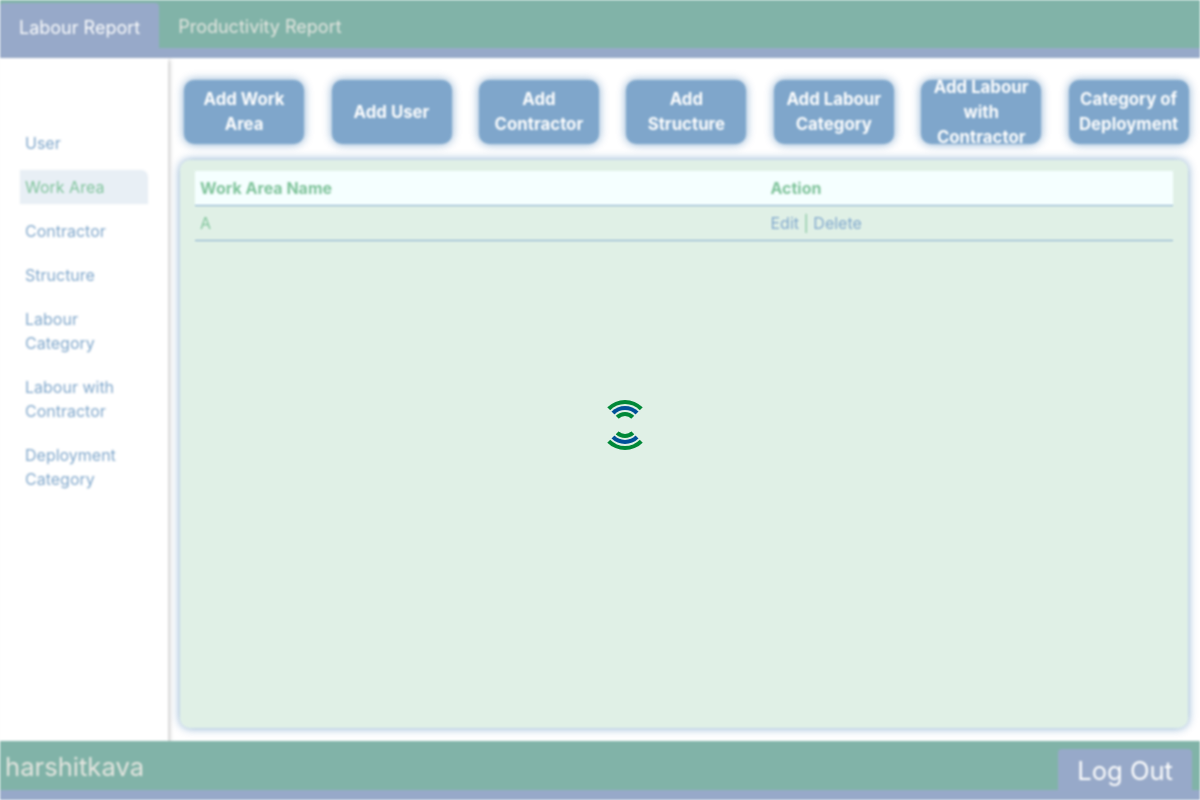
Page /ShowWorkArea/ (signed in) on the earlier database version.
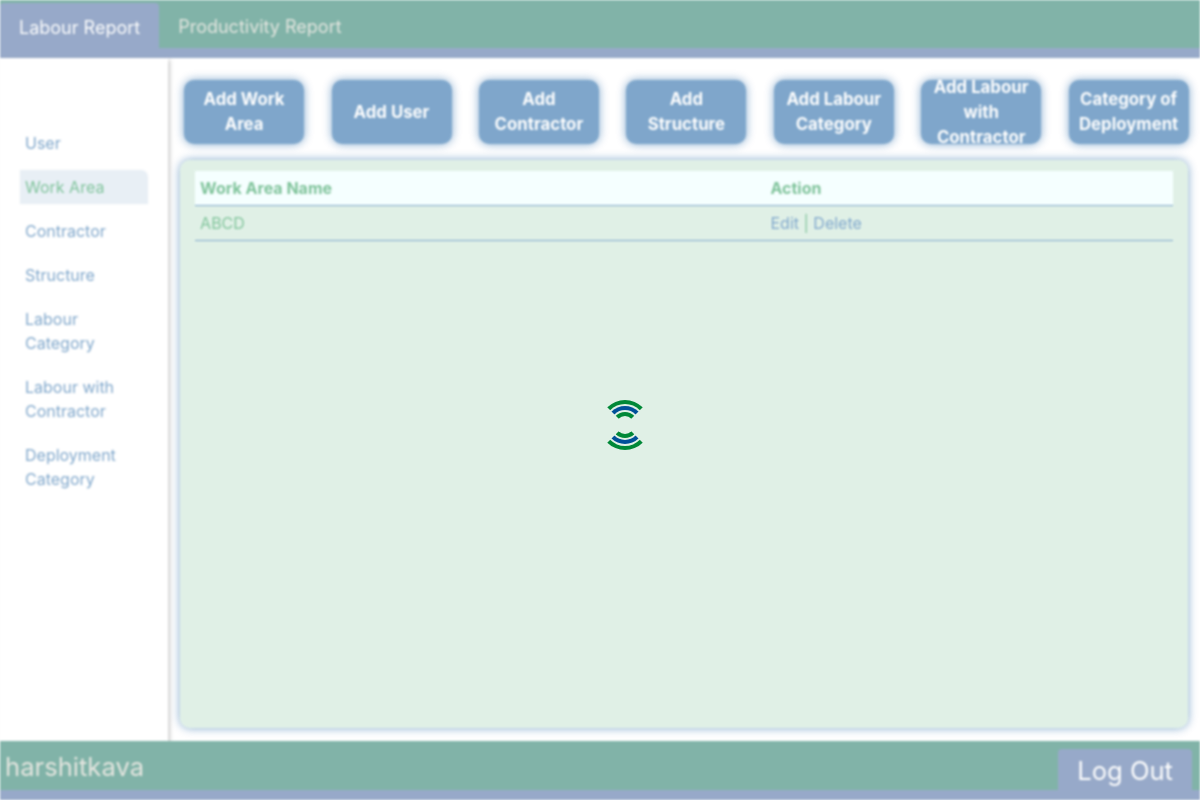
Same page on the later database version.
### LabourReport/models.py (models this page shows, shortened)
class WorkArea(models.Model):
    WorkAreaName=models.CharField(max_length=200, null=True)

### LabourReport/decorators.py (the view)
        def wrapper_func(request, *args, **kwargs):
            group = None
            if request.user.groups.exists():
                group = request.user.groups.all()[0].name
            if group in allowed_roles:
                return view_func(request, *args, **kwargs)
            else:
                return HttpResponse('You are not authorized to view this page')

### LabourReport/views.py (called while the page is built)
@login_required(login_url='Login')
@allowed_users(allowed_roles=['Admin'])
def ShowWorkArea(request):
    data = WorkArea.objects.all().order_by('WorkAreaName')
    df = pd.DataFrame(columns=['WorkAreaName','id'])
    for i in data:
        df.loc[len(df)] = {'WorkAreaName':i.WorkAreaName,'id':i.id}
    return render(request,'LabourReport/Admin/ShowWorkArea.html',{'data':df})

### LabourReport/templates/LabourReport/Admin/ShowWorkArea.html (shortened to what this page needs)
{% extends 'LabourReport/NavbarLR.html' %}
{% load static %}
{% block css %}
<link rel="stylesheet" href="{% static '/css/Admin/Admin.css' %}">
{% endblock %}
{% block content %}
  <div class="sidebar">
        <br><br>
        <a href="{% url 'HomeAdmin' %}" >User</a>
        <a href="{% url 'ShowWorkArea' %}" class="sidebar-item active" >Work Area</a>
        <a href="{% url 'Contractor' %}" >Contractor</a>
        <a href="{% url 'ShowStructure' %}" >Structure</a>
        <a href="{% url 'ShowLabours' %}" >Labour Category</a>
        <a href="{% url 'ShowLabourOfContractor' %}" >Labour with Contractor</a>
        <a href="{% url 'ShowActivity' %}" >Deployment Category</a>
  </div>
    <div class="LinkContainer">
      <div><a href="{% url 'AddWorkArea' %}" class="addWA">Add Work Area</a></div>
      <div><a href="{% url 'AddUser' %}" class="addSE">Add User</a></div>
      <div><a href="{% url 'AddContractor' %}" class="addCatDeploy">Add Contractor</a>  </div>
      <div><a href="{% url 'AddStructure' %}" class="addCont">Add Structure</a></div>
      <div><a href="{% url 'AddLabours' %}" class="reset">Add Labour Category</a></div>
      <div><a href="{% url 'LabourOfContractor' %}" class="LabToCont">Add Labour with Contractor</a></div>
      <div><a href="{% url 'AddActivity' %}" class="addCat">Category of Deployment</a></div>
    </div>
    <div id="DataDisplay" >
      <div id="data">
        <table>
          <tr style="position: sticky; width:100%;top:0%;background-color: rgb(236, 255, 255);">
            <th>Work Area Name</th>
            <th>Action</th>
          </tr>
          {% for i in data.itertuples %}
          <tr>
            <td>{{i.WorkAreaName}}</td>
            <td><a href="{% url 'EditWorkArea' i.id %}">Edit</a> | <a onclick="Delete()" href="{% url 'DeleteWorkArea' i.id %}">Delete</a></td>
          </tr>
          {% endfor %}
        </table>
      </div>
    </div>
{% endblock %}

### LabourReport/templates/LabourReport/NavbarLR.html (shortened to what this page needs)
{% load static %}
<!DOCTYPE html>
<html>
    <head>
        <link rel="stylesheet" href="https://cdn.jsdelivr.net/npm/bootstrap@4.0.0/dist/css/bootstrap.min.css">
        {% block css %}
        {% endblock %}
    </head>
  <body>
    <div class="Main-dv blur">
        <div style="display: block;">
            <ul class="nav nav-tabs">
                <li class="nav-item">
                {% block LRLink %}<a class="nav-link active" href="{% url 'HomeAdmin' %}">Labour Report</a>{% endblock %}
                </li>
                <li class="nav-item">
                {% block PRLink %}<a class="nav-link" href="{% url 'HomeAdminProRepo' %}">Productivity Report</a>{% endblock %}
                </li>
            </ul>
        </div>
        {% block content %}
        {% endblock %}
        {% block content2 %}
        <div style="z-index: 1;" id="footer"><p id="name">{{request.user}}</p>
        {% endblock %}
        {% block bkbtn %}<a href="{% url 'Logout' %}" class="back">Log Out</a>{% endblock %}</div>
    </div>
    <div class="custom-loader"></div>
  </body>
</html>

### static/css/Admin/Admin.css (style rules this page uses)
@media only screen and (min-width: 600px) { #DataDisplay { position: absolute; top: 20%; left: 15%; width: 84%; height: 71%; background-color: #0088363e; border-radius: 10px; box-shadow: 0 0 10px 0 #015099; } }
@media only screen and (min-width: 600px) { .LinkContainer { position: absolute; top: 10%; left: 14%; height: 8%; width: 86%; display: flex; flex-wrap: nowrap; flex-direction: row; justify-content: space-around; align-content: center; align-items: center; } }
@media only screen and (min-width: 600px) { .LinkContainer div { height: 100%; width: 10vw; } }
@media only screen and (min-width: 600px) { .LinkContainer div a { font-size: 95%; font-weight: bold; line-height: 25px; border-radius: 10px; font-size: 105%; padding: 1% 4%; margin: 0% 2%; color: #ffffff; background-color: #015099; box-shadow: 0 0 10px 0 #015099; text-decoration: none; text-align: center; display: flex; justify-content: center; align-items: center; width: 100%; height: 100%; } }

### LabourReport/templates/LabourReport/NavbarLR.html (style rules this page uses)
.Main-dv { width: 100vw; height: 100vh; }
.nav.nav-tabs { background-color: #056A54; font-size: large; border-bottom:10px solid #325694; width: 100%; }
.nav-tabs .nav-link { border: 0px; }
.nav-tabs .nav-link.active { margin-top: 0.2%; background-color: #325694; color: white; border-top: 3px solid #325694; border-left: 3px solid #325694; border-right: 3px solid #325694; border-bottom: 0px; }
.nav-item { margin-top: 0.2%; }
.nav-tabs .nav-link { color: #CFCFC3; background-color: #056A54; border: 3px solid #056A54; border-top: 3px solid #056A54; border-left: 3px solid #056A54; border-right: 3px solid #056A54; border-bottom: 0px; }
#footer { background-color: #056A54; font-size: 160%; border-bottom:10px solid #325694; overflow: hidden; position: fixed; bottom: 0px; width: 100%; }
#name { color: #CFCFC3; float: left; padding-left: 5px; padding-top: 7px; margin-bottom: 0px; }
.back { float: right; border: 0px; color: #ffffff; background-color: #325694; border-top: 3px solid #325694; border-left: 3px solid #325694; border-right: 3px solid #325694; border-bottom: 0px; border-radius: 0.25rem 0.25rem 0px 0px; margin-top: 8px; margin-right: 8px; padding: 0rem 1rem; }
@media only screen and (min-width: 600px) { .nav.nav-tabs { width: 100%; } }
.custom-loader { width: 50px; height: 50px; display: grid; border:4px solid #0000; border-radius: 50%; border-color:#008837 #0000; animation: s6 2s infinite linear; position: absolute; top: 50%; left: 50%; }
.custom-loader::before, .custom-loader::after { content:""; grid-area: 1/1; margin:2px; border:inherit; border-radius: 50%; }
.custom-loader::before { border-color:#015099 #0000; animation:inherit; animation-duration: 1s; animation-direction: reverse; }
.custom-loader::after { margin:8px; }
.blur { filter: blur(1px); opacity: 0.5; z-index: -5; }

### LabourReport/templates/LabourReport/Admin/ShowWorkArea.html (style rules this page uses)
.sidebar { display: block; top: 0; left: 0; width: 14vw; height: 90vh; color: #000; background-color: #fff; padding: 20px; box-shadow: 2px 2px 4px rgba(0, 0, 0, 0.4); }
.sidebar a { padding: 5px; display: block; color: #015099; text-decoration: none; margin-bottom: 10px; position: relative; }
.sidebar a:before { content: ""; position: absolute; width: 0%; height: 100%; background-color: #008837; z-index: -1; transition: all 0.3s ease-in-out; }
.sidebar a:after { content: ""; position: absolute; bottom: 0; left: 0; width: 100%; height: 3px; background-color: #008837; transform: scaleX(0); transform-origin: right; transition: transform 0.3s ease-in-out; }
.sidebar-item.active { color: #008837; background-color: #0150992d; border-top-right-radius: 7px; }
#data { position: absolute; top: 2%; left: 1.5%; font-size: 100%; border:0px; overflow-y:auto; height: 100%; width: 97%; color: #008837; background-color: transparent; animation: zoomout 0.5s forwards ; }
#data table { width: 100%; border-collapse: collapse; }
#data td,th { padding: 5px; }
#data tr { border-bottom: 1px solid #015099; }
#data a { color: #015099; }

Differences in the rows shown:
now on this page (row edited): WorkArea: WorkAreaName "ABCD"
Other differences:
new list line: "Edit | Delete"
list line gone: "A Edit | Delete"
